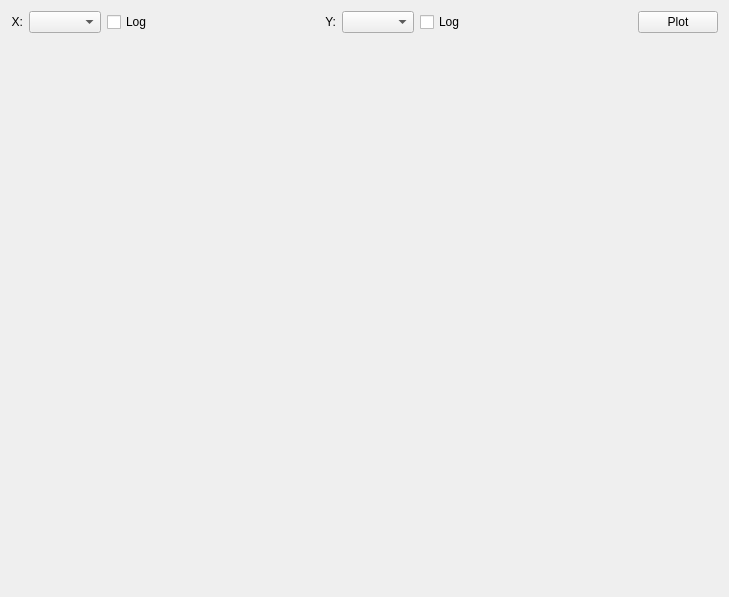
<?xml version="1.0" encoding="UTF-8"?>
<ui version="4.0">
<class>PlotWindow</class>
<widget class="QWidget" name="PlotWindow">
<property name="geometry">
<rect>
<x>0</x>
<y>0</y>
<width>729</width>
<height>597</height>
</rect>
</property>
<property name="windowTitle">
<string>Form</string>
</property>
<layout class="QVBoxLayout" name="verticalLayout_2">
<item>
<layout class="QHBoxLayout" name="horizontalLayout">
<item>
<widget class="QLabel" name="label_2">
<property name="text">
<string>X:</string>
</property>
<property name="alignment">
<set>Qt::AlignRight|Qt::AlignTrailing|Qt::AlignVCenter</set>
</property>
</widget>
</item>
<item>
<widget class="QComboBox" name="xComboBox"/>
</item>
<item>
<widget class="QCheckBox" name="logxCheckBox">
<property name="text">
<string>Log</string>
</property>
</widget>
</item>
<item>
<spacer name="horizontalSpacer">
<property name="orientation">
<enum>Qt::Horizontal</enum>
</property>
<property name="sizeHint" stdset="0">
<size>
<width>40</width>
<height>20</height>
</size>
</property>
</spacer>
</item>
<item>
<widget class="QLabel" name="label">
<property name="text">
<string>Y:</string>
</property>
<property name="alignment">
<set>Qt::AlignRight|Qt::AlignTrailing|Qt::AlignVCenter</set>
</property>
</widget>
</item>
<item>
<widget class="QComboBox" name="yComboBox"/>
</item>
<item>
<widget class="QCheckBox" name="logyCheckBox">
<property name="text">
<string>Log</string>
</property>
</widget>
</item>
<item>
<spacer name="horizontalSpacer_2">
<property name="orientation">
<enum>Qt::Horizontal</enum>
</property>
<property name="sizeHint" stdset="0">
<size>
<width>40</width>
<height>20</height>
</size>
</property>
</spacer>
</item>
<item>
<widget class="QPushButton" name="plotButton">
<property name="text">
<string>Plot</string>
</property>
</widget>
</item>
</layout>
</item>
<item>
<widget class="QCustomPlot" name="customPlot" native="true"/>
</item>
</layout>
</widget>
<customwidgets>
<customwidget>
<class>QCustomPlot</class>
<extends>QWidget</extends>
<header>src/qcustomplot.h</header>
<container>1</container>
</customwidget>
</customwidgets>
<resources/>
<connections/>
</ui>
